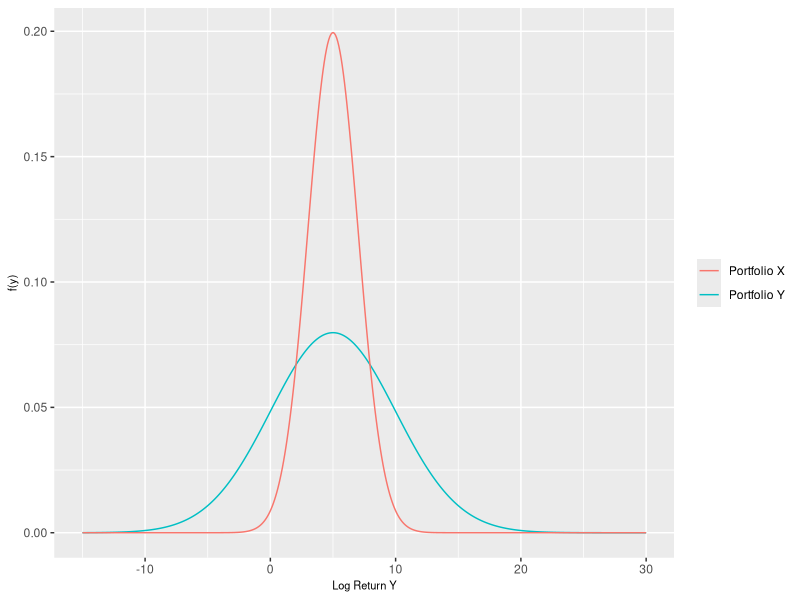
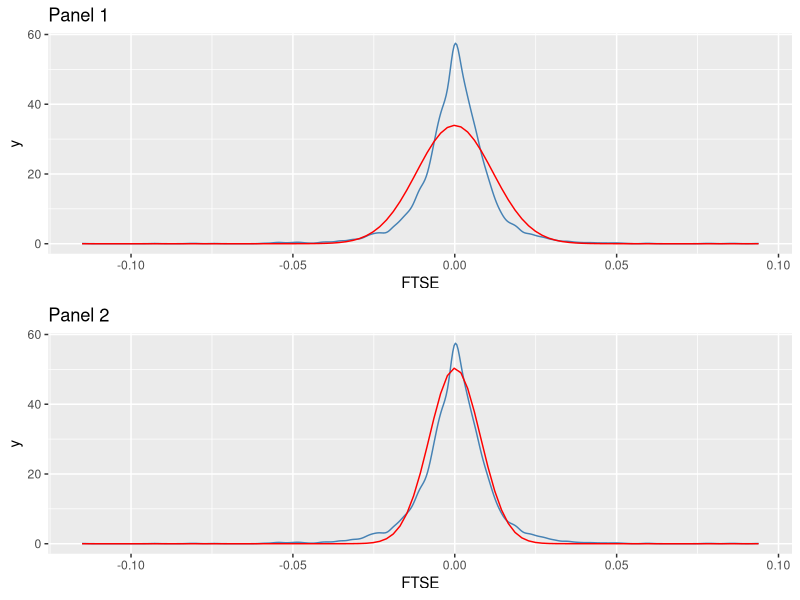
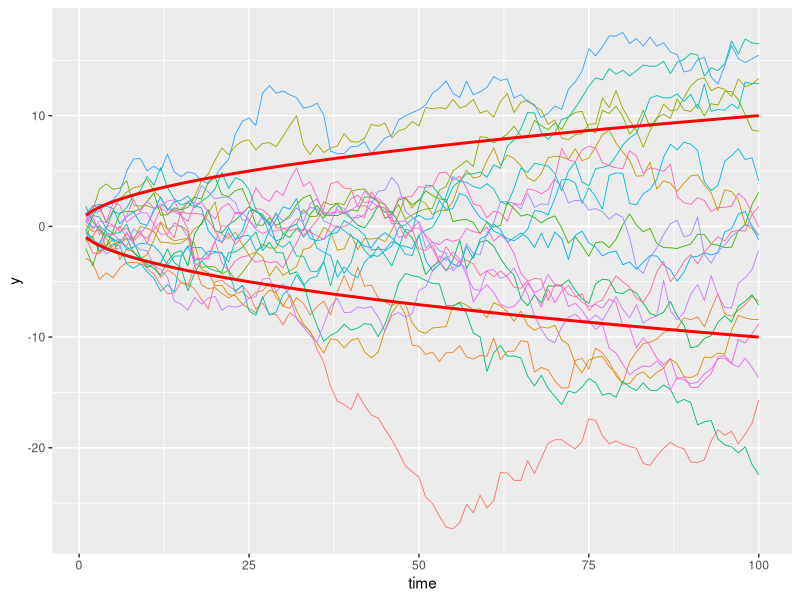
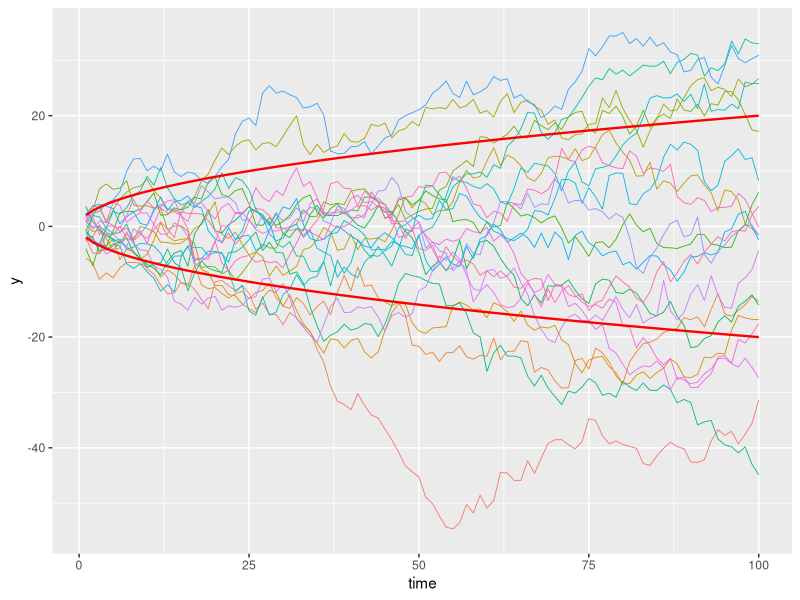
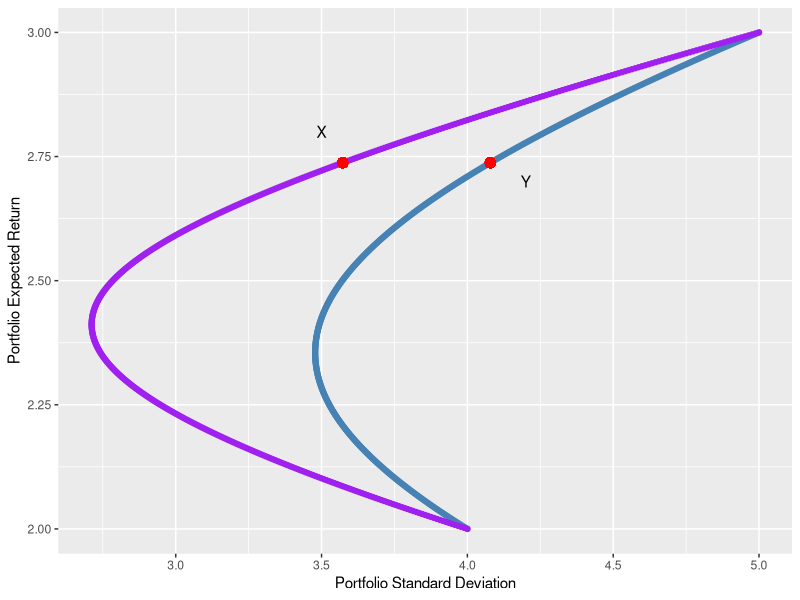
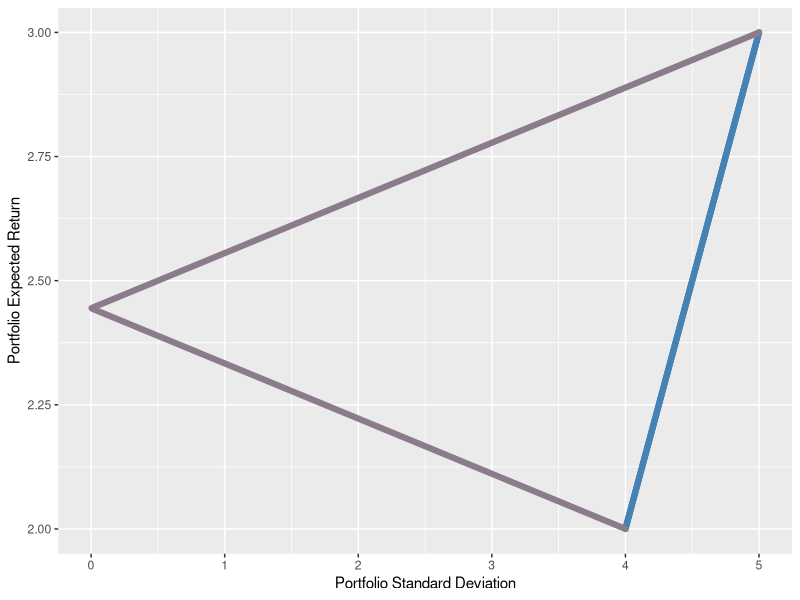
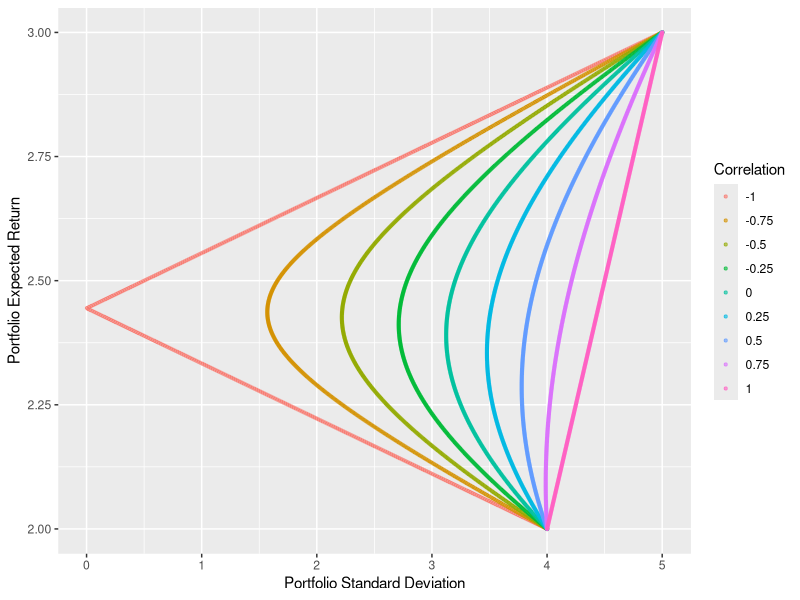
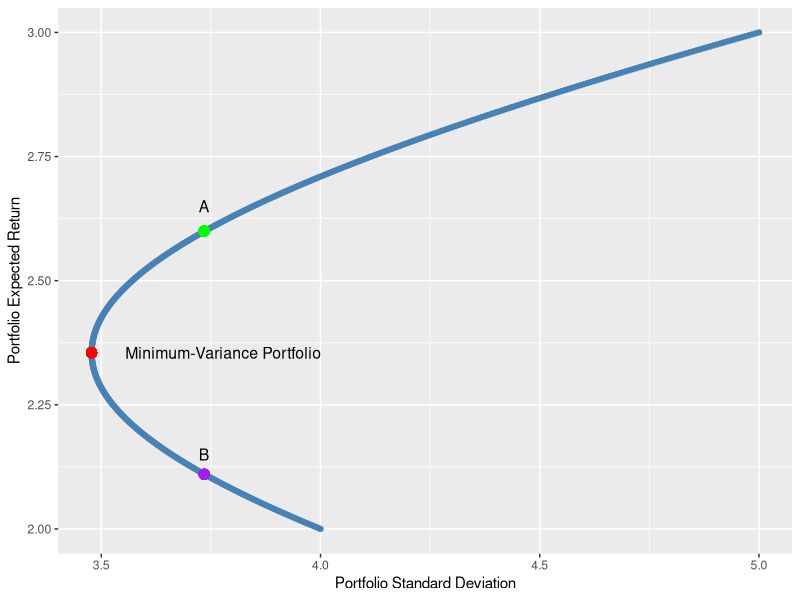

Reproduce these figures in R, in order.
## ----warning=FALSE, include=FALSE--------------------------
library(tidyverse)
library(gridExtra)


## ----logreturn, fig.cap="Normal Distribution and Log Return"----

df <- tibble(x = seq(-15,30, length.out = 500)) %>%
  mutate(y1 = dnorm(x, mean = 5,sd = 5),
         y2 = dnorm(x, mean = 5,sd = 2))



ggplot(df) + 
  geom_path(aes(x,y1, color = "Portfolio Y")) + 
  geom_path(aes(x, y2, color = "Portfolio X")) +
  labs(x = "Log Return Y", y = "f(y)") +
  theme(axis.title=element_text(size=8),
        legend.title=element_blank())
  



rm(df)


## ----ftsenorm, fig.cap= "FTSE 100 Returns and Normal Distribution"----
# Open Index data

indexRt <- read_csv(file = "indices.csv")

# Compute Returns and select FTSE 1nd EuroNext

indexRt <- indexRt %>%
  mutate(FTSE = log(FTSE) - log(lag(FTSE))) %>%
  select(date, FTSE) %>%
  drop_na()

c(mean(indexRt$FTSE),sd(indexRt$FTSE))

fig1 <- ggplot(indexRt) +
  geom_density(aes(FTSE), color = "steelblue") +
  stat_function(fun = dnorm,  
                args = list(mean = mean(indexRt$FTSE), 
                            sd = sd(indexRt$FTSE)),
                color = "red") +
  labs(title = "Panel 1")
  

fig2 <- ggplot(indexRt) +
  geom_density(aes(FTSE), color = "steelblue") +
  stat_function(fun = dnorm,  
                args = list(mean = median(indexRt$FTSE), 
                            sd = mad(indexRt$FTSE, center = median(indexRt$FTSE))),
                color = "red") +
  labs(title = "Panel 2")


grid.arrange(fig1, fig2)
rm(indexRt)


## ----------------------------------------------------------

df2 <- tibble(time = seq(1,100, length.out = 100))




## ----------------------------------------------------------

# bind_rows() from dplyr is used to combine rows of different dataframes

set.seed(1234)
random_walks <- bind_rows(
  replicate(20,
            df2 %>% mutate(y = cumsum(rnorm(100, 0,1)),
                           sd1p = sqrt(time),
                           sd1n = -sqrt(time)),
            simplify=FALSE), .id="SampNum") 



## ----randomwalk, fig.height=4, fig.cap="A Normal Random Walk"----
ggplot(random_walks) + 
  geom_line(aes(x = time,y= y, group = SampNum, 
           color = SampNum), size = 0.3) +
  theme(legend.position="none") +
  geom_line(aes(x = time, y = sd1p), color = "red", size = 1) +
  geom_line(aes(x = time, y = sd1n) , color = "red", size = 1)
              
rm(df2,random_walks)


## ----------------------------------------------------------
# Your code here 


## ----echo=FALSE, include=FALSE-----------------------------
## A Solution
set.seed(1234)
df3 <- tibble(time = seq(1,100, length.out = 100))

random_walks1 <- bind_rows(
  replicate(20,
            df3 %>% mutate(y = cumsum(rnorm(100, 0,2)),
                           sd1p = 2*sqrt(time),
                           sd1n = -2*sqrt(time)),
            simplify=FALSE), .id="SampNum") 

ggplot(random_walks1) + 
  geom_line(aes(x = time,y= y, group = SampNum, 
           color = SampNum), size = 0.3) +
  theme(legend.position="none") +
  geom_line(aes(x = time, y = sd1p), color = "red", size = 0.8) +
  geom_line(aes(x = time, y = sd1n) , color = "red", size = 0.8)

rm(df3,random_walks1)


## ----------------------------------------------------------
# Save expected returns and standard deviations 

R1 <- 2 # Expected return for Asset 1
R2 <- 3 # Expected return for Asset 2

S1 <- 16 # Variance return for Asset 1
S2 <- 25 # Variance return for Asset 2


## ----------------------------------------------------------

# Two possible correlations

Corr1 <- 0.25  
Corr2 <- -0.25

cov1 <- Corr1*sqrt(S1)*sqrt(S2)
cov2 <- Corr2*sqrt(S1)*sqrt(S2)

# To keep things simple, w is in [0,1]

two_assets <- tibble(w = seq(0,1, length.out = 500)) %>%
  mutate(Rp1 = R1*w + R2*(1-w),
         Sp1 = sqrt(w^2*S1+ (1-w)^2*S2 + 2*w*(1-w)*cov1),
         Rp2 = R1*w + R2*(1-w),
         Sp2 = sqrt(w^2*S1+ (1-w)^2*S2 + 2*w*(1-w)*cov2))




## ----meanvarportfolio, fig.cap="Risk-Return Trade-off and Correlation"----

fig_25 <- ggplot(two_assets) + 
  geom_point(aes(Sp1, Rp1), color = "steelblue") +
  geom_point(aes(Sp2, Rp2), color = "purple") +
  labs(x = "Portfolio Standard Deviation", 
       y = "Portfolio Expected Return") +
  geom_point(aes(x = 3.572588, y = 2.737475), size = 3, color = "red") + 
  geom_point(aes(x = 4.078664, y = 2.737475), size = 3, color = "red") +
  annotate("text", x = 3.5, y = 2.8, label = "X")+
  annotate("text", x = 4.2, y = 2.7, label = "Y")

fig_25



## ----------------------------------------------------------
rm(list = ls())


## ----------------------------------------------------------

# Your code. 



## ----echo=FALSE, include=FALSE-----------------------------

R1 <- 2 # Expected return for Asset 1
R2 <- 3 # Expected return for Asset 2

S1 <- 16 # Variance return for Asset 1
S2 <- 25 # Variance return for Asset 2

# Two possible correlations

Corr1a <- 1 
Corr2a <- -1

cov1a <- Corr1a*sqrt(S1)*sqrt(S2)
cov2a <- Corr2a*sqrt(S1)*sqrt(S2)

two_assets_2 <- tibble(w = seq(0,1, length.out = 500)) %>%
  mutate(Rp1 = R1*w + R2*(1-w),
         Sp1 = sqrt(w^2*S1+ (1-w)^2*S2 + 2*w*(1-w)*cov1a),
         Rp2 = R1*w + R2*(1-w),
         Sp2 = sqrt(w^2*S1+ (1-w)^2*S2 + 2*w*(1-w)*cov2a))


ggplot(two_assets_2) + 
  geom_point(aes(Sp1, Rp1), color = "steelblue") +
  geom_point(aes(Sp2, Rp2), color = "thistle4") +
  labs(x = "Portfolio Standard Deviation", 
       y = "Portfolio Expected Return")  
  




## ----------------------------------------------------------
rm(list = ls())


## ----------------------------------------------------------

## Our first function - mutiply a number by 2
myFunc1 <- function(x){
  x*2
}

myFunc1(2)

#myFunc1("s")



## ----------------------------------------------------------
## Our second function - mutiply a number by 2 after checking

myFunc2 <- function(x){
  if (is.character(x)){
    print("Cannot multiply character with a number")
  } else {
    x*2 
  }
}

myFunc2(2)
#myFunc2("s")



## ----------------------------------------------------------
rm(list = ls())


## ----------------------------------------------------------

# Write a function 
opportunity.set <- function(x){
# Specify expected returns and variances
R1 <- 2 # Expected return for Asset 1
R2 <- 3 # Expected return for Asset 2

S1 <- 16 # Variance return for Asset 1
S2 <- 25 # Variance return for Asset 2
# Dataframe containing Return and Risk
two_assets <- tibble(w = seq(0,1, length.out = 500)) %>%
  mutate(Rp = R1*w + R2*(1-w),
         Sp = sqrt(w^2*S1+ (1-w)^2*S2 + 2*w*(1-w)*x*sqrt(S1)*sqrt(S2)))
}




## ----------------------------------------------------------
df <- opportunity.set(1)

rm(df)


## ----------------------------------------------------------
# Create a list of correlations

correlations <- list(-1, -0.75, -0.5,-0.25,0, 0.25,0.5, 0.75, 1)

# Apply your function to the list of correlations

portfolios <- map_df(correlations, opportunity.set) 



## ----------------------------------------------------------

portfolios <- portfolios %>%
  mutate(Correlation = as.factor(rep(c(-1, -0.75, -0.5,-0.25,0, 0.25,0.5, 0.75, 1), 
                                     each = 500)))


## ----portfront, fig.width=6, fig.cap="Portfolio Returns with Different Correlations"----

ggplot(portfolios, aes(Sp, Rp, color = Correlation)) +
  geom_point(alpha = 0.60, size = 0.8) +
  labs(x = "Portfolio Standard Deviation", 
       y = "Portfolio Expected Return")

rm(portfolios, correlations, opportunity.set)


## ----------------------------------------------------------

R1 <- 2 # Expected return for Asset 1
R2 <- 3 # Expected return for Asset 2

S1 <- 16 # Variance return for Asset 1
S2 <- 25 # Variance return for Asset 2


# Correlaton 0.25
Corr1 <- 0.25
cov1 <- Corr1*sqrt(S1)*sqrt(S2)

w1min <- (S2 - cov1)/(S1 + S2 - 2*cov1)

two_assets <- tibble(w = seq(0,1, length.out = 500)) %>%
  mutate(Rp1 = R1*w + R2*(1-w),
         Sp1 = sqrt(w^2*S1+ (1-w)^2*S2 + 2*w*(1-w)*cov1))

# Expected return for the minimum variance portfolio 
Rpmin <- R1*w1min + R2*(1-w1min)

# Standard deviation for the minimum variance portfolio 
Sdmin <-  sqrt(w1min^2*S1+ (1-w1min)^2*S2 + 2*w1min*(1-w1min)*cov1)


## ----minvarfig, fig.cap="Portfolio Frontier and the Minimum-Variance Portfolio"----

ggplot(two_assets) + 
  geom_point(aes(Sp1, Rp1), color = "steelblue") +
  labs(x = "Portfolio Standard Deviation", 
       y = "Portfolio Expected Return") +
  geom_point(aes(x = Sdmin, y = Rpmin), size = 3, color = "red") +
  annotate("text", x = Sdmin+0.3, y = Rpmin, 
           label = "Minimum-Variance Portfolio", size = 4) +
  geom_point(aes(x = 3.73468, y = 2.60), size = 3, color = "green") +
  geom_point(aes(x = 3.73468, y = 2.11), size = 3, color = "purple") +
  annotate("text", x = 3.73468, y = 2.65, 
           label = "A", size = 4) +
  annotate("text", x = 3.73468, y = 2.15, 
           label = "B", size = 4) 
  


## ----------------------------------------------------------


port.var <- function(w) w^2*S1+ (1-w)^2*S2 + 2*w*(1-w)*cov1

optimize(port.var, c(0, 1))


## ----------------------------------------------------------
rm(list = ls())


## ----------------------------------------------------------
# Write a function

set.seed(1234)

# We can extend our function and include means, 
# varainces and covariances as additional arguments.

portfolio.frontier <- function(x){
  R1 <- 5
  R2 <- 6
  R3 <- 8
  S1 <- 36
  S2 <- 64
  S3 <- 81
  C12 <- 20
  C13 <- -20
  C23 <- 0
# Dataframe containing Return and Risk
two_assets <- tibble(w1 = runif(100,min = 0,max = 0.9)) %>%
  mutate(Rp = R1*w1 + R2*w2 + R3*(1-w1-w2),
         Sp = sqrt(w1^2*S1+ w2^2*S2 +(1-w1-w2)^2*S3+
                     2*w1*w2*C12 + 2*w1*(1-w1-w2)*C13 + 2*w2*(1-w1-w2)*C23))
}

# A list of correlations
set.seed(1234)
w2 <- runif(50,min = 0,max = 0.5)

# Apply your function to the list of correlations
port_returns <- map_df(w2, portfolio.frontier)  
  


## ----threeast,fig.width=6, fig.height=5, fig.cap="Portfolios for Three Assets"----
ggplot(port_returns, aes(Sp, Rp)) +
  geom_point(alpha = 0.15, size = 0.5, color = "steelblue") +
  labs(x = "Portfolio Standard Deviation", 
       y = "Portfolio Expected Return") +
  geom_point(aes(x = 6, y = 5, color = "Asset 1"), size = 2.5)+
  geom_point(aes(x = 8, y = 6, color = "Asset 2"), size = 2.5)+
  geom_point(aes(x = 9, y = 8, color = "Asset 3"), size = 2.5) +
  theme(axis.title=element_text(size=8),
        legend.title=element_blank())
  




## ----------------------------------------------------------

R1 <- 2 # Expected return for Asset 1
R2 <- 3 # Expected return for Asset 2

S1 <- 16 # Variance return for Asset 1
S2 <- 25 # Variance return for Asset 2

Corr1 <- 0.25

cov1 <- Corr1*sqrt(S1)*sqrt(S2)


Rf <- 1

vcoc1 <- matrix(data = c(S1,cov1,cov1,S2), nrow = 2, byrow = TRUE)

Evec <- matrix(data = c(R1, R2), nrow = 2)

vcoc1

Evec-Rf
z <- solve(vcoc1) %*% (Evec-Rf)
z

w1t <- z[1]/sum(z)
w2t <- z[2]/sum(z)

# Expected return for the tangency portfolio 
Rpt <- R1*w1t + R2*(1-w1t)
Rpt
# Standard deviation for the tangency portfolio 
Sdt <-  sqrt(w1t^2*S1+ (1-w1t)^2*S2 + 2*w1t*(1-w1t)*cov1)
Sdt
slope <- (Rpt-Rf)/Sdt
slope

#

two_assets <- tibble(w = seq(-0.5,1.2, length.out = 500)) %>%
  mutate(Rp = R1*w + R2*(1-w),
         Sp = sqrt(w^2*S1+ (1-w)^2*S2 + 2*w*(1-w)*cov1))

ggplot(two_assets) +
  geom_point(aes(Sp, Rp), size = 0.09, color = "steelblue") +
  labs(x = "Portfolio Standard Deviation", 
       y = "Portfolio Expected Return") + 
  geom_point(aes(x=0, y = 1), color = "red") +
  geom_abline(intercept = 1, slope = slope, color = "red") + 
  xlim(0, 7) +
  ylim(0.5,4)
  


